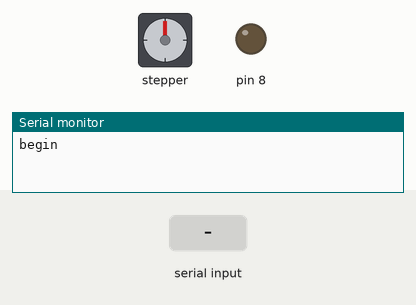
Recording of a sketch running on a simulated Arduino Uno, built with avr-gcc and run on an emulated ATmega328P. On the bench: stepper motor, output pins drawn as LEDs (lit = HIGH), the last lines printed to the serial monitor. The test bench sets the inputs (shaded band). Stepper angles assume 200 steps per turn.

Above: at 2.2 s.
2.3 s: "1,90,45\n" received over Serial
At 4.52 s:
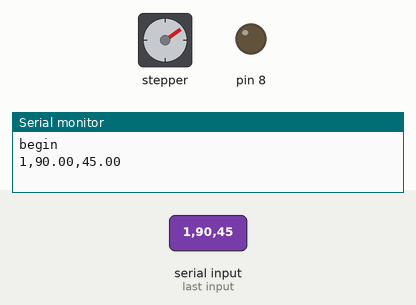
At 5.15 s:
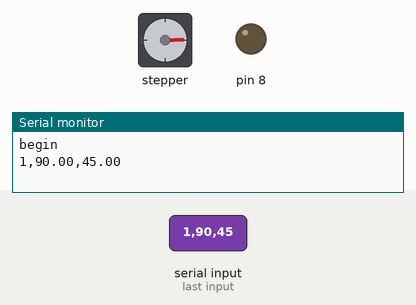
8.3 s: "90,45,200\n" received over Serial
At 8.57 s:
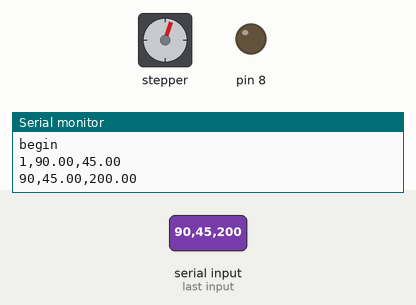
Timing chart, 0 to 22.7 s (numbered marks = the images above; inputs shaded):
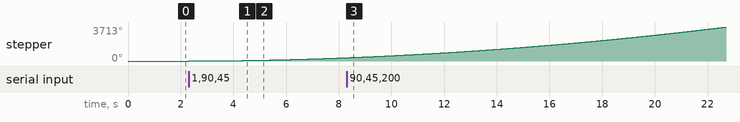

The sketch:

main.ino
```cpp
#include "Motor.h"

// Articulacion 1
#define dirPinA1 36
#define stepPinA1 28
#define sensorPin1 42
#define stepsPerUnit1 44.4444//2.7777

// // Articulacion 2
#define dirPin2A 34
#define stepPin2A 26
#define dirPin2B 32
#define stepPin2B 24
#define sensorPin2 44
#define stepsPerUnit2 270

//Articulacion 3
 #define dirPin3 30
 #define stepPin3 22
 #define sensorPin3 46
 #define stepsPerUnit3 275

//Articulacion 4
#define dirPin4 31
#define stepPin4 23
#define sensorPin4 48
#define stepsPerUnit4 17.7777

//Articulacion 5
#define dirPin5 33
#define stepPin5 25
#define sensorPin5 49
#define stepsPerUnit5 17.7777

//Articulacion 6
#define dirPin6 35
#define stepPin6 27
#define sensorPin6 47
#define stepsPerUnit6 17.7777

//step8 29
//dir8 37
//sensor7 45
//sensor8 43


float position;
float speed;
int motorTarget;

Articulacion articulacion1(dirPinA1,stepPinA1,sensorPin1,stepsPerUnit1);
Articulacion articulacion2(dirPin2A,stepPin2A,dirPin2B,stepPin2B,sensorPin2,stepsPerUnit2);
Articulacion articulacion3(dirPin3,stepPin3,sensorPin3,stepsPerUnit3);
Articulacion articulacion4(dirPin4,stepPin4,sensorPin4,stepsPerUnit4);
Articulacion articulacion5(dirPin5,stepPin5,sensorPin5,stepsPerUnit5);
Articulacion articulacion6(dirPin6,stepPin6,sensorPin6,stepsPerUnit6);

void setup() {
  pinMode(8,OUTPUT);
  digitalWrite(8,0);
  Serial.begin(9600);
  Serial.println("begin");
  delay(1000);
  //articulacion2.setOffSet360();
  //delay(1000);
  //articulacion2.setOffSet180();
}
void loop() {
  if (Serial.available() > 0) {
    String command = Serial.readStringUntil('\n');
    parseCommand(command);
    Serial.print(motorTarget);
    Serial.print(",");
    Serial.print(position);
    Serial.print(",");
    Serial.println(speed);
        switch(motorTarget){
        case 1:
          //articulacion1.moveTo(position, speed);
          //articulacion1.motor1.setMaxSpeed(speed);
          // articulacion1.motor1.setAcceleration(500);
          if(position*articulacion1.steps_per_unit < articulacion1.motor1.currentPosition()){
            speed = -speed;
          }
            articulacion1.motor1.setMaxSpeed(speed*articulacion1.steps_per_unit);
            articulacion1.motor1.moveTo(position*articulacion1.steps_per_unit);
          // articulacion1.motor1.runToPosition();
          break;
        case 2:
          articulacion2.moveTo(position, speed);
          break;
        case 3:
          articulacion3.moveTo(position, speed);
          break;
        case 4:
          articulacion4.moveTo(position, speed);
          break;
        case 5:
          articulacion5.moveTo(position, speed);
          break;
        case 6:
          articulacion6.moveTo(position, speed);
          break;
        }
  }
  //Serial.println(digitalRead(articulacion2.sensorPin));
  articulacion1.motor1.run();
  articulacion2.motor1.runSpeedToPosition();
  articulacion2.motor2.runSpeedToPosition();
  articulacion3.motor1.runSpeedToPosition();
  articulacion4.motor1.runSpeedToPosition();
  articulacion5.motor1.runSpeedToPosition();
  articulacion6.motor1.runSpeedToPosition();
}

void parseCommand(String cmd) {
  int firstCommaIndex = cmd.indexOf(",");
  if (firstCommaIndex != -1) {
    int secondCommaIndex = cmd.indexOf(",", firstCommaIndex + 1);
    if (secondCommaIndex != -1) {
      String variable1String = cmd.substring(0, firstCommaIndex);
      String variable2String = cmd.substring(firstCommaIndex + 1, secondCommaIndex);
      String variable3String = cmd.substring(secondCommaIndex + 1);
    motorTarget = variable1String.toInt();
    position = variable2String.toInt();
    speed = variable3String.toInt();
  }
  }
}
```

Motor.h
```cpp
#ifndef MOTOR_H
#define MOTOR_H

#include <AccelStepper.h>

class Articulacion{
    public:
      AccelStepper motor1;
      AccelStepper motor2;
      int stepPin1;
      int dirPin1;
      int stepPin2;
      int dirPin2;
      int sensorPin;
      float steps_per_unit;
      int minPos;
      int maxPos;
      int midPos;
      float maxSpeed;
      int offSet;
      int currentPosition;

// CONSTRUCTOR UN MOTOR
      Articulacion(
          int _dirPin1,
          int _stepPin1,
          int _sensorPin,
          float _steps_per_unit):
          motor1(AccelStepper(AccelStepper::DRIVER, _stepPin1, _dirPin1)){
          stepPin1 = _stepPin1;
          dirPin1 = _dirPin1;
          stepPin2 = -1;
          dirPin2 = -1;
          steps_per_unit = _steps_per_unit;
          pinMode(_sensorPin, INPUT);
          maxSpeed = 1000;
          sensorPin = _sensorPin;
          motor1.setMaxSpeed(30000.0);
          motor1.setAcceleration(10);
      }
      // CONSTRUCTOR DOS MOTORES
      Articulacion(
          int _dirPin1,
          int _stepPin1,
          int _dirPin2,
          int _stepPin2,
          int _sensorPin,
          float _steps_per_unit)
          :motor1(AccelStepper(AccelStepper::DRIVER, _stepPin1, _dirPin1)),
          motor2(AccelStepper(AccelStepper::DRIVER, _stepPin2, _dirPin2)){
          stepPin1 = _stepPin1;
          dirPin1 = _dirPin1;
          stepPin2 = _stepPin2;
          dirPin2 = _dirPin2;
          steps_per_unit = _steps_per_unit;
          pinMode(_sensorPin, INPUT);
          sensorPin = _sensorPin;
          motor1.setMaxSpeed(10000.0);
          motor1.setAcceleration(10.0);
          motor2.setMaxSpeed(10000.0);
          motor2.setAcceleration(10.0);
      }


      void setOffSet360(){
        Serial.println("Setting offSet");
        //FIRST TURN
        bool offSetFlag = false;
        moveTo(360*steps_per_unit,20);
        while(!offSetFlag){
          motor1.runSpeedToPosition();
          if(stepPin2 != -1 && dirPin2 != -1){
            motor2.runSpeedToPosition();
          }
          offSetFlag = !digitalRead(sensorPin);
        }
        motor1.stop();
        motor1.setSpeed(0);
        if(stepPin2 != -1 && dirPin2 != -1){
          motor2.stop();
          motor2.setSpeed(0);
        }
        offSet = motor1.currentPosition();
        maxPos = offSet;
        //SECOND TURN
        offSetFlag = false;
        moveTo(-2*360*steps_per_unit,20);
        while(!offSetFlag){
          static unsigned long startTime = millis();
          motor1.runSpeedToPosition();
          if(stepPin2 != -1 && dirPin2 != -1){
            motor2.runSpeedToPosition();
          }
          if(millis()-startTime > 1000){
            offSetFlag = !digitalRead(sensorPin);
          }
        }
        motor1.stop();
        motor1.setSpeed(0);
        if(stepPin2 != -1 && dirPin2 != -1){
          motor2.stop();
          motor2.setSpeed(0);
        }
        minPos = motor1.currentPosition()+offSet;
        Serial.println("End offSet");
        Serial.print(minPos);
        Serial.print(",");
        Serial.println(maxPos);
      }

      void setOffSet180(){
        Serial.println("Setting offSet");
        moveTo(360*steps_per_unit,20);
         bool offSetFlag1 = false;
        //FIRST LIMIT
        while(true){
          delay(100);
          motor1.runSpeedToPosition();
          delay(100);
          motor2.runSpeedToPosition();
          if(!digitalRead(sensorPin)){
            break;
          }
        }
        Serial.println("salio");
        motor1.stop();
        motor1.setSpeed(0);
        if(stepPin2 != -1 && dirPin2 != -1){
          motor2.stop();
          motor2.setSpeed(0);
        }
        offSet = motor1.currentPosition();
        maxPos = offSet;

        // //CENTRAL LIMIT
        // bool offSetFlag2 = false;
        // moveTo(-180*steps_per_unit,20);
        // while(!offSetFlag2){
        //   static unsigned long startTime2 = millis();
        //   motor1.runSpeedToPosition();
        //   if(stepPin2 != -1 && dirPin2 != -1){
        //     motor2.runSpeedToPosition();
        //   }
        //   if(millis()-startTime2 > 2000){
        //     offSetFlag2 = !digitalRead(sensorPin);
        //   }
        // }
        // motor1.stop();
        // motor1.setSpeed(0);
        // if(stepPin2 != -1 && dirPin2 != -1){
        //   motor2.stop();
        //   motor2.setSpeed(0);
        // }
        // midPos = motor1.currentPosition();

        // //LAST LIMIT
        // bool offSetFlag3 = false;
        // moveTo(-360*steps_per_unit,20);
        // while(!offSetFlag3){
        // static unsigned long startTime3 = millis();
        //   motor1.runSpeedToPosition();
        //   if(stepPin2 != -1 && dirPin2 != -1){
        //     motor2.runSpeedToPosition();
        //   }
        //   if(millis()-startTime3 > 2000){
        //     offSetFlag3 = !digitalRead(sensorPin);
        //   }
        // }
        // motor1.stop();
        // motor1.setSpeed(0);
        // if(stepPin2 != -1 && dirPin2 != -1){
        //   motor2.stop();
        //   motor2.setSpeed(0);
        // }
        // maxPos = motor1.currentPosition();

        Serial.println("End offSet");
        Serial.print(minPos);
        Serial.print("-");
        Serial.print(midPos);
        Serial.print("-");
        Serial.println(maxPos);

      }

      void setSpeed(float motor_speed){
        motor1.setMaxSpeed(motor_speed * steps_per_unit);
        if(stepPin2 != -1 && dirPin2 != -1){
          motor2.setMaxSpeed(motor_speed * steps_per_unit);
        }
      };

      void setAccel(float motor_accel){
        motor1.setAcceleration(motor_accel*steps_per_unit);
        if(stepPin2 != -1 && dirPin2 != -1){
          motor2.setAcceleration(motor_accel*steps_per_unit);
        }
      };

      void moveTo(float move_target,float speed_target){
        int target = (int)(move_target*steps_per_unit);
        motor1.moveTo(target+offSet);
        motor1.setSpeed(speed_target*steps_per_unit);
        if(stepPin2 != -1 && dirPin2 != -1){
          motor2.moveTo(target+offSet);
          motor2.setSpeed(speed_target*steps_per_unit);
        }
      };

      unsigned long calibrate(float positionTarget, float speedTarget){
        moveTo(positionTarget,speedTarget);
        unsigned long serialTime = millis();
        unsigned long startTime = millis();
        while (true) {
        // motor1.run();
          motor1.runSpeedToPosition();
          // if(millis()-serialTime >= 500){
          //   serialTime = millis();
          //   Serial.println(motor1.currentPosition());
          // }
          if (abs(motor1.currentPosition()) == floor(abs(positionTarget)*steps_per_unit)+offSet) {
            return (millis()-startTime);
              break;
          }
          if(millis()-startTime > 25000){
            break;
          }
        }
      }

      void run(){
            static unsigned long startTime = millis();
            motor1.setAcceleration(25);
            if(millis()-startTime <= 500){
                motor1.run();
            }
            else{
              motor1.runSpeedToPosition();
            }
      }


};
#endif
```

Measured:
- after the input at 2.3 s, stepper: keeps turning clockwise at about 61°/s, starting at once
